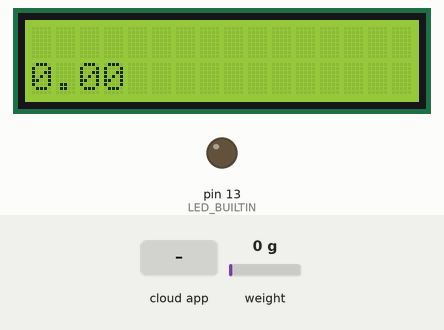
This sketch was run on a simulated Arduino Uno, built with avr-gcc and run on an emulated ATmega328P. On the bench: 16×2 character LCD, output pins drawn as LEDs (lit = HIGH). Inputs (shaded band) come from the test bench; at power-on: weight on the scale 0 g. The ROS host is connected and sends only what is stated.

Above: at 2.2 s.
2.3 s: the phone or cloud app sets environment to 0
At 3.5 s:
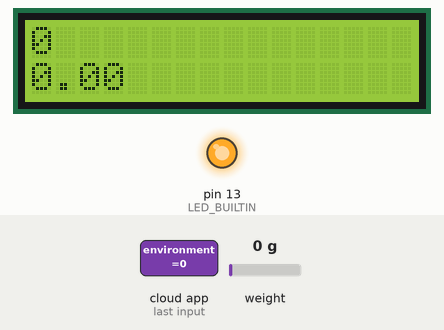
3.8 s: weight on the scale set to 100 g
At 4.5 s:
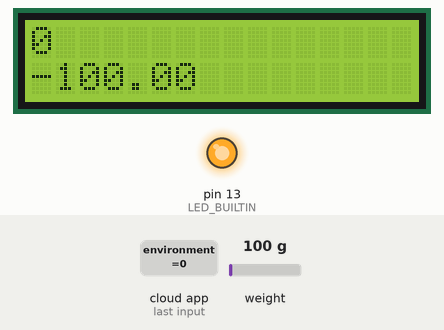
5.3 s: the phone or cloud app sets environment to 1
At 5.8 s:
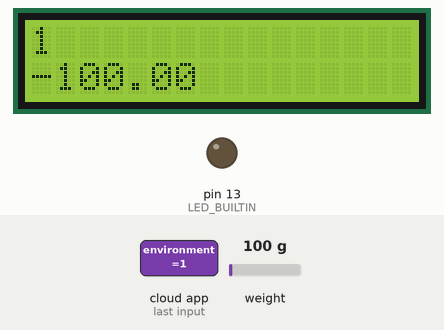
6.8 s: weight on the scale set to 1250 g
At 8.0 s:
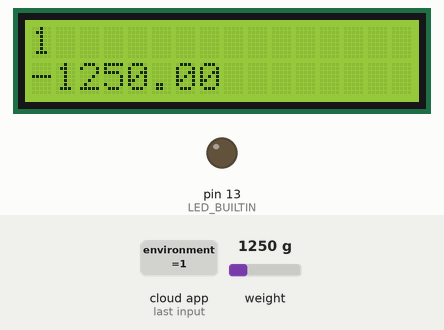
8.3 s: weight on the scale set to 2500 g
At 9.3 s:
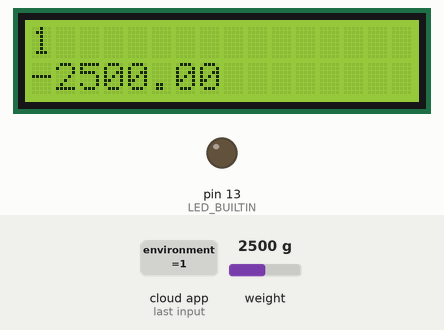
Timing chart, 0 to 10.8 s (numbered marks = the images above; inputs shaded):
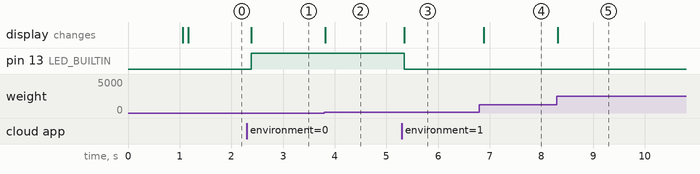

The sketch:

Loadcells.ino
```cpp
/*
 * rosserial Publisher Example
 * Prints "hello world!"
 */

#include <ros.h>
#include <std_msgs/Float32.h>
#include <std_msgs/String.h>
#include "HX711.h"
#include <LiquidCrystal.h>

// HX711 circuit wiring
const int LOADCELL_DOUT_PIN = 6;
const int LOADCELL_SCK_PIN = 7;

// initialize the library by associating any needed LCD interface pin
// with the arduino pin number it is connected to
const int rs = 12, en = 11, d4 = 5, d5 = 4, d6 = 3, d7 = 2;
LiquidCrystal lcd(rs, en, d4, d5, d6, d7);

HX711 scale;

ros::NodeHandle  nh;

// message call back when we get message from ROS
void messageCb( const std_msgs::String& environ_msg){
  digitalWrite(LED_BUILTIN, HIGH-digitalRead(LED_BUILTIN));   // blink the led

  lcd.setCursor(0, 0);
  lcd.print(environ_msg.data);
}

std_msgs::Float32 load_msg;
ros::Publisher pub_load("loadcell", &load_msg);
ros::Subscriber<std_msgs::String> sub("environment", &messageCb );


void setup()
{
  //begin loadcell
  scale.begin(LOADCELL_DOUT_PIN, LOADCELL_SCK_PIN);

  //calibrate loadcell

  scale.set_scale(392.74f);// calibration with 500g weight(Dec.02.2021 by Jungpyo)
  scale.tare();

  // set up the LCD's number of columns and rows:
  lcd.begin(16, 2);
  // Print a message to the LCD.
  //lcd.print("Load cell:");

  pinMode(LED_BUILTIN, OUTPUT);
  nh.initNode();
  nh.advertise(pub_load);
  nh.subscribe(sub);
}

void loop()
{
  load_msg.data = -scale.get_units();
  pub_load.publish( &load_msg );
  nh.spinOnce();


  lcd.setCursor(0, 1);
  // print the number of seconds since reset:

  lcd.print(load_msg.data);

}
```

Measured:
- after the input at 2.3 s, pin 13 (LED_BUILTIN): LOW → HIGH after 0.09 s; the display: changes after 0.09 s (image 1)
- after the input at 3.8 s, the display: changes at once (image 2)
- after the input at 5.3 s, pin 13 (LED_BUILTIN): HIGH → LOW after 0.05 s; the display: changes after 0.05 s (image 3)
- after the input at 6.8 s, the display: changes after 0.08 s (image 4)
- after the input at 8.3 s, the display: changes at once (image 5)
